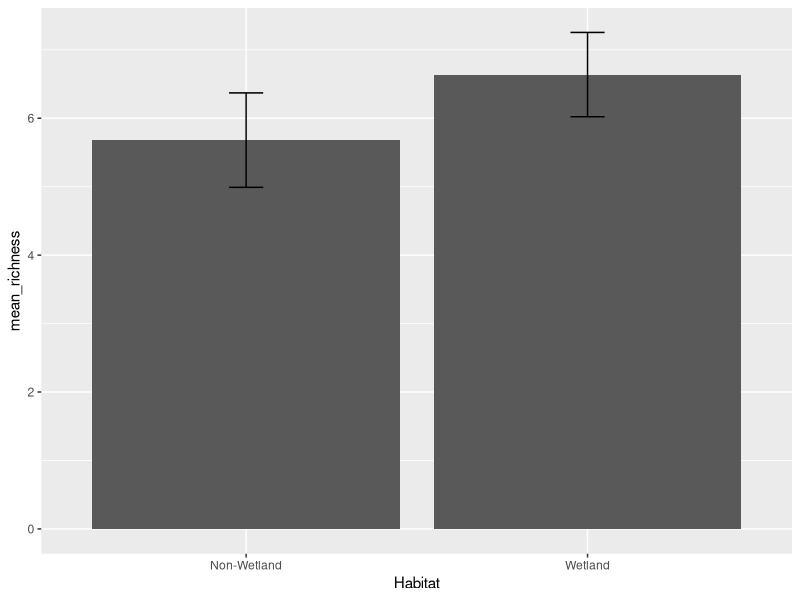
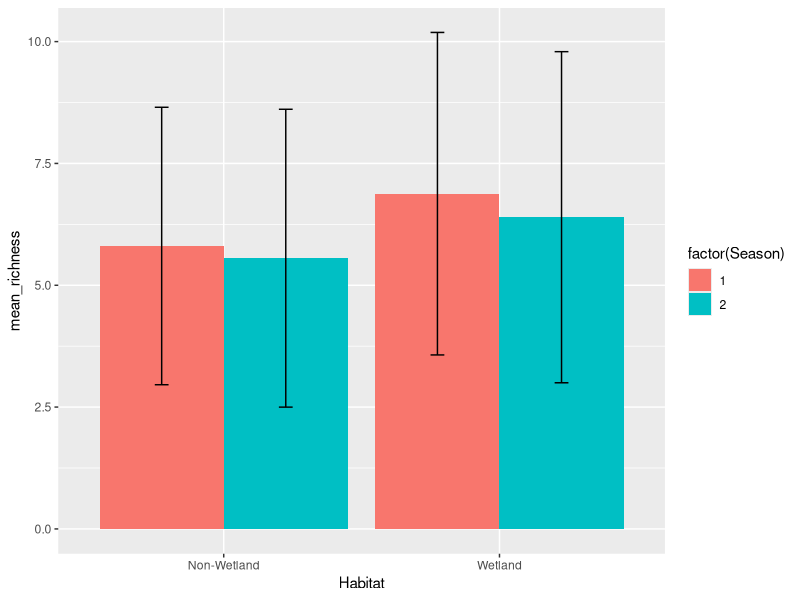
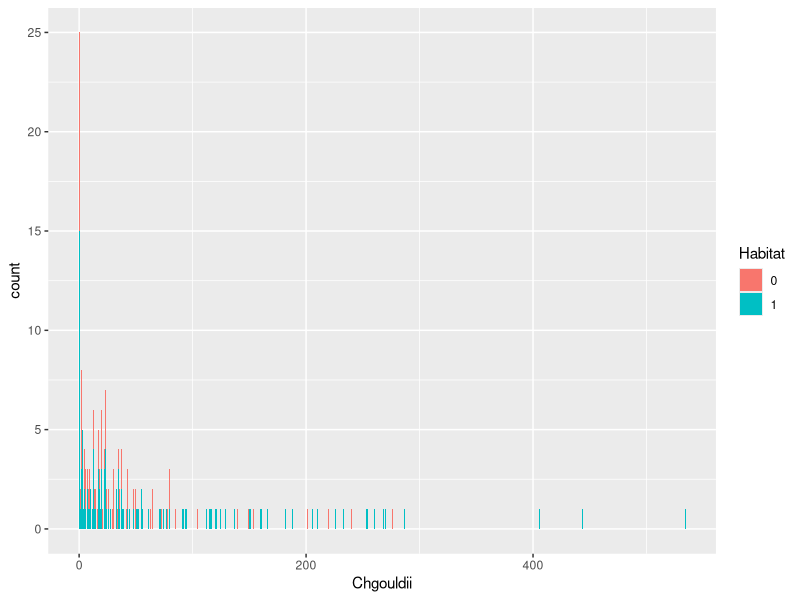
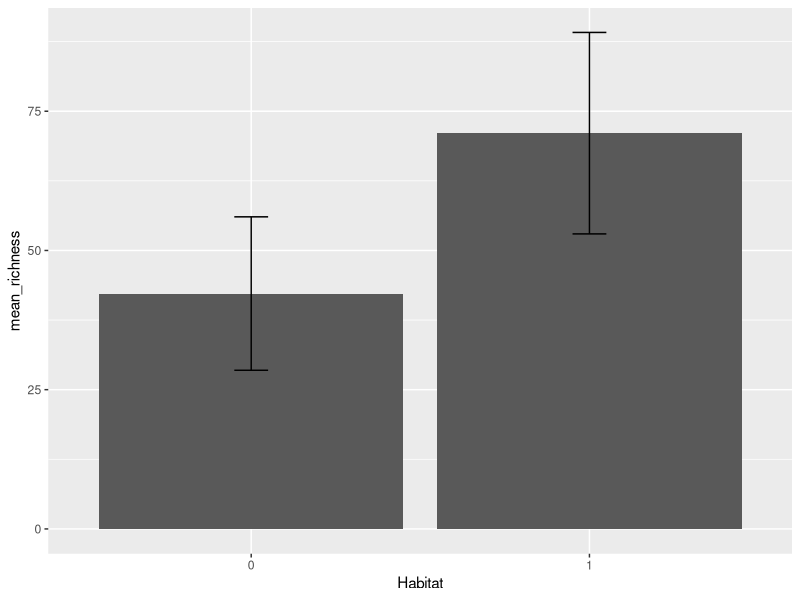
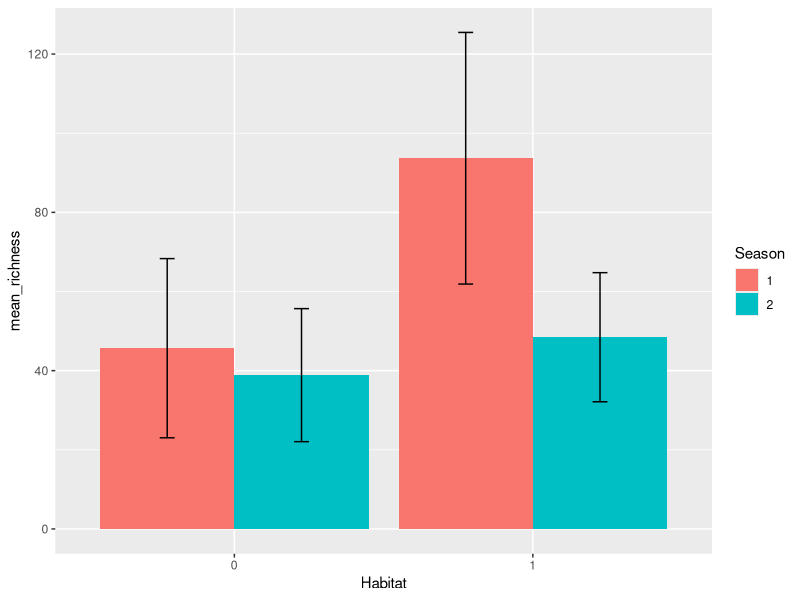
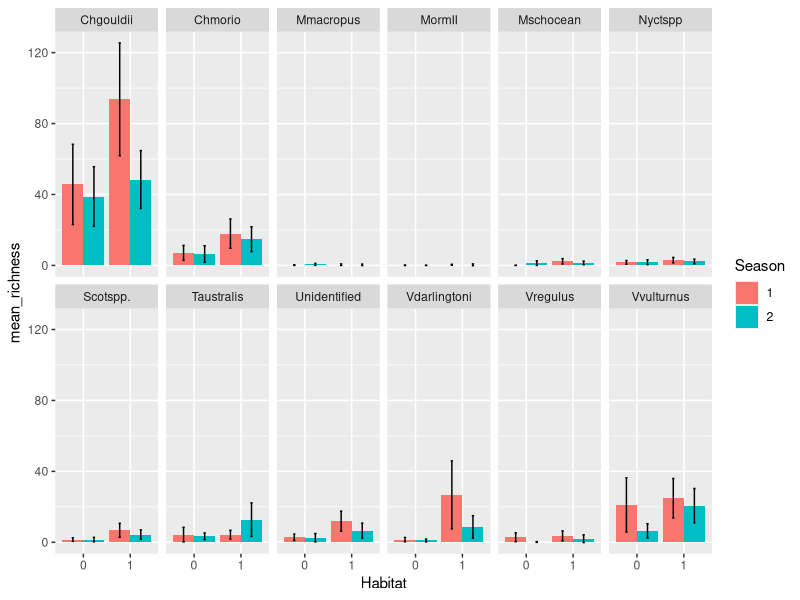

The R script that drew these images, in order:
## ---- chunk 1
library(tidyverse)
bat_dat <- read_csv("../data/bat_dat.csv")
bat_species_data <- bat_dat %>% 
        select(1:19) %>% # species only
        mutate(Habitat = as.factor(Habitat),
               Habitat = ifelse(Habitat == 1, "Wetland", "Non-Wetland"))
bat_species_data
site_var_data <- bat_dat %>% select(1:3, 20:83)
site_var_data
## ---- chunk 2
richness <- bat_species_data %>% 
        select(Site, Habitat, Season, BatSpecies) %>%
        group_by(Habitat) %>% #For each habitat
        summarise(mean_richness = mean(BatSpecies),
                  sd_richness = sd(BatSpecies),
                  n_richness = n()) %>%
        mutate(se_richness = sd_richness / sqrt(n_richness),
               ci_richness = qt(1 - (0.05 / 2), n_richness - 1) * se_richness) 

ggplot(data = richness,aes(x = Habitat, y = mean_richness)) +
        geom_bar(stat = "identity") +
        geom_errorbar(aes(ymin = mean_richness - ci_richness, 
                          ymax = mean_richness + ci_richness), 
                      width = 0.1)

## ---- chunk 3
richness_by_season <- bat_species_data %>% 
        select(Site, Habitat, Season, BatSpecies) %>%
        group_by(Habitat, Season) %>% #For each habitat
        summarise(mean_richness = mean(BatSpecies),
                  sd_richness = sd(BatSpecies),
                  n_richness = n()) %>%
        mutate(se_richness = sd_richness / sqrt(n_richness),
               ci_richness = qt(1 - (0.05 / 2), n_richness - 1) * se_richness)

ggplot(data = richness_by_season, 
       aes(x = Habitat, y = mean_richness, fill = factor(Season))) +
        geom_bar(stat = "identity", position = position_dodge()) +
        geom_errorbar(aes(ymin = mean_richness - sd_richness, 
                          ymax = mean_richness + sd_richness), 
                      width = 0.1,
                      position = position_dodge(0.9)) # shifts the error bars over the correct bar
## ---- chunk 4
bat_dat %>% glimpse
# so we select the first 17 columns, except and season, we keep site as the unique identifier / key column for each row.
bat_dat %>% select(1:17, -Season) %>%
        select(1:3) %>%
        mutate(Habitat = as.factor(Habitat)) %>%
        ggplot(aes(x = Chgouldii, fill = Habitat)) +
        geom_bar()

## ---- chunk 5
Chgouldii_richness <- bat_dat %>% select(1:17, -Season) %>%
        select(1:3) %>%
        mutate(Habitat = as.factor(Habitat)) %>%
        group_by(Habitat) %>%
        summarise(mean_richness = mean(Chgouldii),
                  sd_richness = sd(Chgouldii),n_richness = n()) %>%
        mutate(se_richness = sd_richness / sqrt(n_richness),
               ci_richness = qt(1 - (0.05 / 2), n_richness - 1) * se_richness)

Chgouldii_richness

Chgouldii_richness %>%
        ggplot(aes(x = Habitat, y = mean_richness)) +
        geom_bar(stat = "identity") +
        geom_errorbar(aes(ymin = mean_richness - ci_richness, 
                          ymax = mean_richness + ci_richness), 
                      width = 0.1)
## ---- chunk 6
bat_dat %>%
        select(1:4) %>%
        mutate(Habitat = as.factor(Habitat), Season = as.factor(Season)) %>% # TODO this should be done in the initial tidying stage so we don't have to keep repeating this... init tidying phase is also a good pedagogical way of testing out the dplyr verbs
        group_by(Habitat, Season) %>%
        summarise(mean_richness = mean(Chgouldii),
                  sd_richness = sd(Chgouldii),n_richness = n()) %>%
        mutate(se_richness = sd_richness / sqrt(n_richness),
               ci_richness = qt(1 - (0.05 / 2), n_richness - 1) * se_richness) %>% 
        ggplot(aes(x = Habitat, y = mean_richness, fill = Season)) +
        geom_bar(stat = "identity", position = "dodge") +
        geom_errorbar(aes(ymin = mean_richness - ci_richness, 
                          ymax = mean_richness + ci_richness), 
                      width = 0.1,
                      position = position_dodge(0.9))
## ---- chunk 7
bat_dat %>% # drop the nspp per Mmacr col
        select(1:17, -`Nspp/Mmacr`, -`CG/Mormlp`) %>% # TODO could also illustrate how to remove columns containing a '/' dplyr
        mutate(Habitat = as.factor(Habitat),
               Season = as.factor(Season)) %>%
        group_by(Habitat, Season) %>%
        gather(key = species, value = richness, -Habitat, -Site, -Season) %>% # illustrate what happens when we don't choose to ignore the other columns by using the 'minus' sign... they get included as an entity in the key column 'species' and it gets confused about what value to put in the 'richness' column for everything... 
        group_by(Habitat, Season, species) %>%
        summarise(mean_richness = mean(richness),
                  sd_richness = sd(richness),n_richness = n()) %>%
        mutate(se_richness = sd_richness / sqrt(n_richness),
               ci_richness = qt(1 - (0.05 / 2), n_richness - 1) * se_richness) %>%
        ggplot(aes(x = Habitat, y = mean_richness, fill = Season)) +
        geom_bar(stat = "identity", position = "dodge") +
        geom_errorbar(aes(ymin = mean_richness - ci_richness, 
                          ymax = mean_richness + ci_richness), 
                      width = 0.1,
                      position = position_dodge(0.9)) + 
        facet_wrap(~species, nrow = 2) # multiple facets
